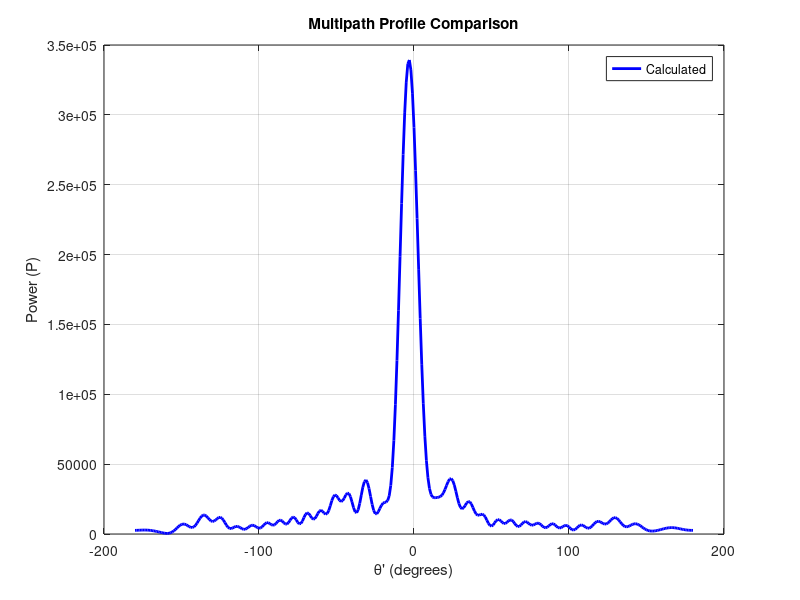

The MATLAB script that drew this image:
% Load the data from circular.mat
load('circular.mat');

% Constants
R = 0.208;  % Radius of the antenna array in meters
f = 5.5e9;  % Frequency of the signal in Hz
speed_of_light = 299792458; % meters per second

% Define rotations per ms and initial angular position
rotations_per_ms = 1 / 12.25 / 1000;  % Example value
initial_angular_position = 0;  % Initial angle in degrees (adjust as needed)

% Calculate angular position for each time value
phi = initial_angular_position + (rotations_per_ms * 360 * t);

% Create an array to store the multipath profile
theta_values = -180:180;  % Adjusted θ' values at 3-degree intervals
multipath_profile = zeros(size(theta_values));

% Calculate the multipath profile for different θ' values
for i = 1:length(theta_values)
    theta_prime = theta_values(i);
    mpsum = zeros(size(t));
    for j = 1:length(h)
        hk = h(j,2) / h(j,1);
        mpsum(j) = hk * exp(-1j * 2 * pi * (f/speed_of_light) * R * cosd(phi(j)-theta_prime));
    end
    multipath_profile(i) = abs(sum(mpsum)).^2; 
end

% Load the provided multipath profile values
load('MultipathProfile.mat');

% Plot both the calculated multipath profile and the provided values
plot(theta_values, multipath_profile, 'b', 'LineWidth', 2);
hold on;
% theta_values3 = -180:3:180;
% plot(theta_values3, P, 'r', 'LineWidth', 2);
hold off;

xlabel('θ'' (degrees)');
ylabel('Power (P)');
title('Multipath Profile Comparison');
legend('Calculated', 'Provided');
grid on;
